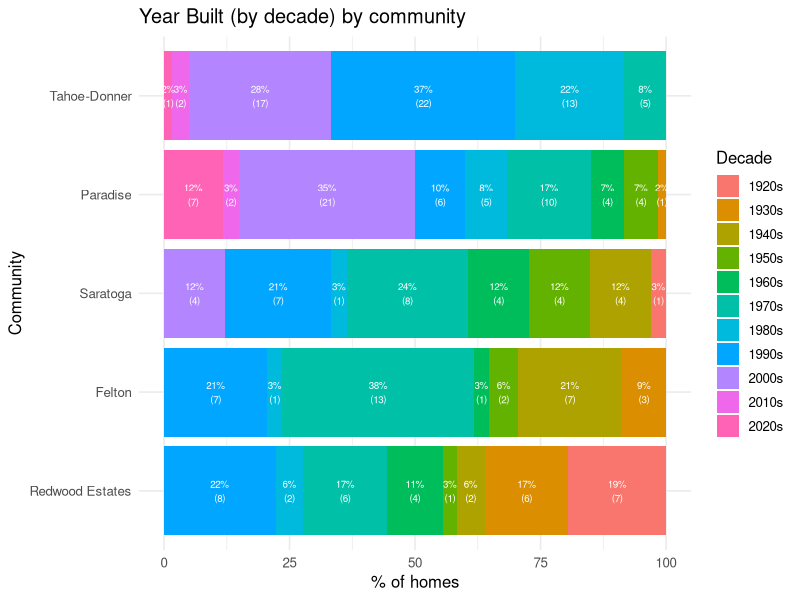

Generate this figure with R:
## ---- chunk 1
library(ggplot2)
library(dplyr)
raw <- read.csv("../Data/CAMCOS and HIZ - Field data.csv")
headers <- as.character(raw[1, ])
## ---- chunk 2
df <- raw[-c(0,1), ]
colnames(df) <- headers
df <- df[ , -1]
## ---- chunk 3
df <- df %>%
  mutate(Year.built = as.numeric(df$`Year built`),  
         decade = paste0(floor(Year.built / 10) * 10, "s"))

year_comm_summary <- df %>%
  filter(!is.na(decade), !is.na(Community)) %>%
  group_by(Community, decade) %>%
  summarise(n = n(), .groups = "drop_last") %>%
  mutate(pct_within_comm = 100 * n / sum(n)) %>%
  ungroup()

## ---- chunk 4
year_comm_summary$Community <- factor(year_comm_summary$Community, 
                                      levels = c("Redwood Estates", "Felton", "Saratoga", "Paradise", "Tahoe-Donner"))


ggplot(year_comm_summary, aes(x = Community, y = pct_within_comm, fill = factor(decade))) +
  geom_col(position = "stack") +
  geom_text(aes(label = paste0(round(pct_within_comm,0), "%\n(",n,")")),
            position = position_stack(vjust = 0.5), size = 2.5, color = "white") +
  labs(title = "Year Built (by decade) by community",
       x = "Community", y = "% of homes", fill = "Decade") +
  coord_flip() +
  theme_minimal(base_size = 12)
